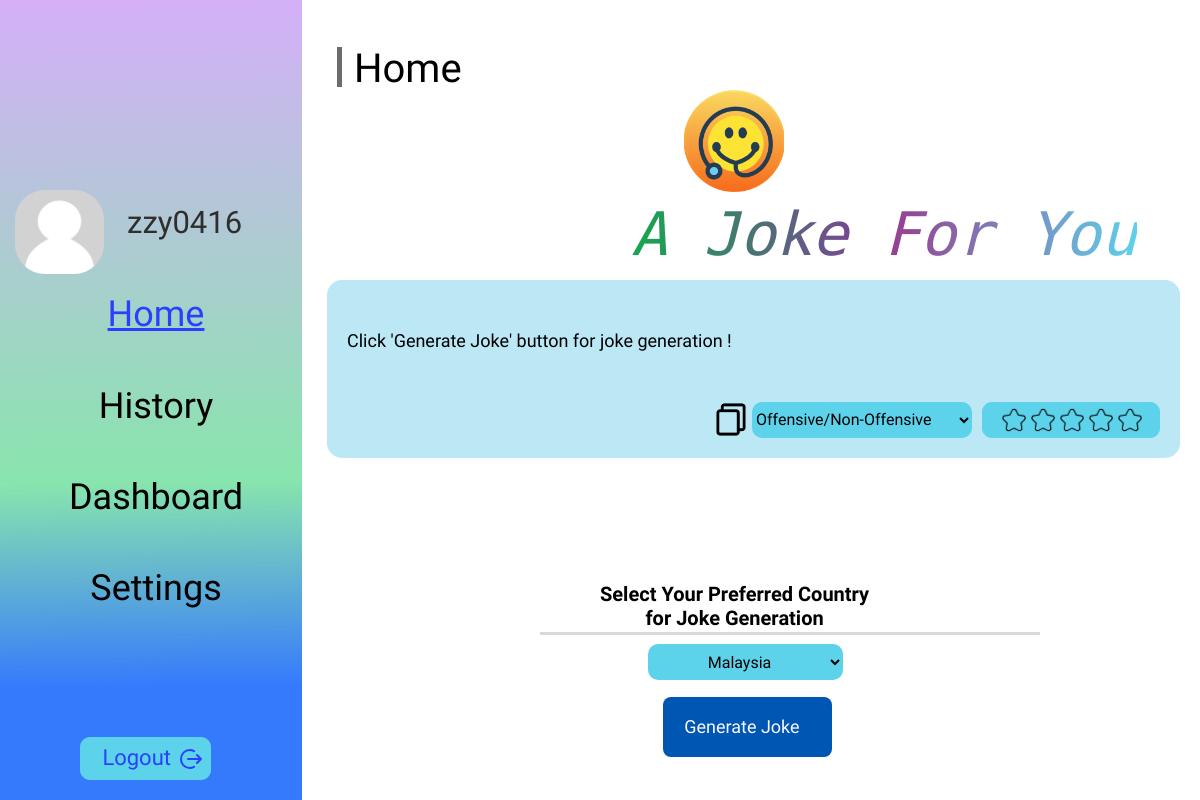
The app's page /home/ (signed in), older data.
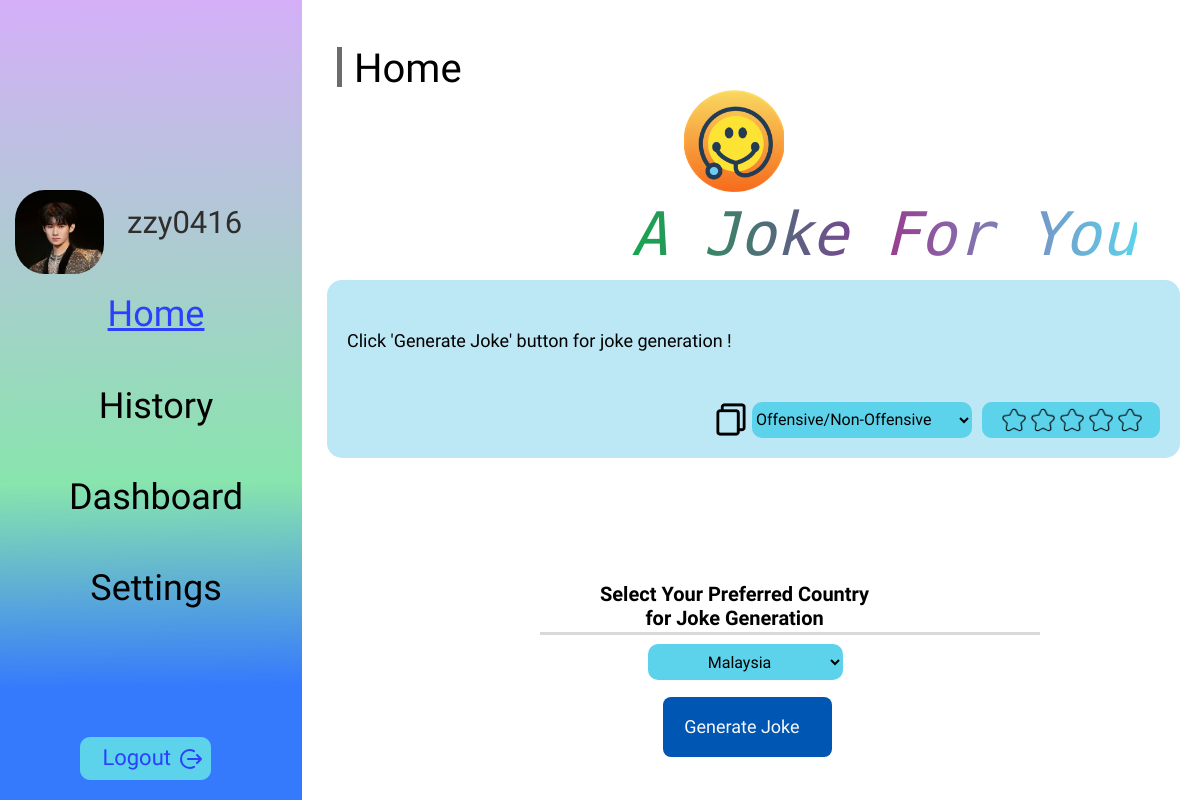
The same page, newer data.
### Users/models.py (models this page shows, shortened)
class User(models.Model):
    username = models.CharField(max_length=7, unique=True, null=False, blank=False)
    password = models.CharField(max_length=128, null=False, blank=False)
    country = models.CharField(max_length=20, choices=COUNTRY_CHOICES, null=False, blank=False)
    age = models.PositiveIntegerField()
    profile_image = models.ImageField(upload_to='images/', default='images/profilepic.jpg')
    is_admin = models.BooleanField(default=False)
    gender = models.CharField(max_length=1, choices=GENDER_CHOICES, null=False, blank=False)

### Users/views.py (the view)
# urls.py: path('home/', views.index, name='index'), #create history with restapi done
def index(request):
    user_id = request.session.get('user_id')
    if user_id:
        user = User.objects.get(id=user_id)
    else:
        user = None
    return render(request, 'home.html', {'user': user})

### Users/templates/home.html (shortened to what this page needs)
{% load static %}
<!DOCTYPE html>
<html lang="en">
<head>
    <link rel="stylesheet" href="https://unpkg.com/animate.css@4.1.1/animate.css" />
    <link rel="stylesheet" href="https://unpkg.com/@teleporthq/teleport-custom-scripts/dist/style.css" />
</head>
<body>
    {% if user %}
    <link rel="stylesheet" href="{% static 'css/style.css' %}">
    <div>
        <link href="{% static 'css/home-page.css' %}" rel="stylesheet" />
        <div class="home-page-container">
            <div class="home-page-home-page">
                <div class="home-page-rectangle2">
                    <div class="username-container">
                        <img src="{{ user.profile_image.url }}" alt="Ellipse88534" class="home-page-ellipse8" />
                        <span class="home-page-text02"><span>{{ user.username }}</span></span>
                    </div>
                    <span class="home-page-text04"> <span>Home</span></span>
                    <span class="home-page-text06">
                        <a href="{% url 'history' %}" class="home-page-link">History</a>
                    </span>
                    <span class="home-page-text06">
                        <a href="{% url 'dashboard' %}" class="home-page-link">Dashboard</a>
                    </span>
                    <span class="home-page-text08">
                        <a href="{% url 'usersettings' %}" class="home-page-link">Settings</a>
                    </span>
                    <div class="home-page-group13" onclick="showLogoutAlert()">
                        <img src="{% static 'asset/rectangle491125-hq87.svg' %}" alt="Rectangle491125"
                            class="home-page-rectangle49" />
                        <img src="{% static 'asset/logout041125-yt97.svg' %}" alt="logout041125"
                            class="home-page-logout04" />
                        <span class="home-page-text22">
                            <a href="{% url 'logout' %}" id="logout-link">Logout</a>
                        </span>
                    </div>
                </div>
                <img src="{% static 'asset/rectangle41122-y8l4-200w.png' %}" alt="Rectangle41122"
                    class="home-page-rectangle4" />
                <span class="home-page-text"><span>Home</span></span>
                <img src="{% static 'asset/image34435-e9f-200w.png' %}" alt="Rectangle41122"
                    class="logo" />
                <div class="animated_text">
                    <span class="home-page-text10">A Joke For You</span>
                </div>
                <div class="text-bubble-container">
                    <div class="home-page-text-container">
                        <span class="home-page-text14" id="joke-text">
                            <div id="result"> Click 'Generate Joke' button for joke generation ! </div>
                        </span>
                    </div>
                    <div class="bottom-right-container">
                        <button onclick="copyToClipboard()">
                            <img src="{% static 'asset/image101044-zua-200w.png' %}" alt="Copy icon"
                                class="home-page-image10" />
                        </button>
                        <div class="sign-up-page-input2">
                            <select id="offensive-status" name="offensive" required class="home-page-rectangle60">
                                <option value="" disabled selected>Offensive/Non-Offensive</option>
                            </select>
                        </div>
                        <div class="home-page-group14">
                            <div class="star-rating">
                                <img src="{% static 'asset/image41033-0dx-200h.png' %}" alt="Star" class="star"
                                    data-index="1" />
                                <img src="{% static 'asset/image41033-0dx-200h.png' %}" alt="Star" class="star"
                                    data-index="2" />
                                <img src="{% static 'asset/image41033-0dx-200h.png' %}" alt="Star" class="star"
                                    data-index="3" />
                                <img src="{% static 'asset/image41033-0dx-200h.png' %}" alt="Star" class="star"
                                    data-index="4" />
                                <img src="{% static 'asset/image41033-0dx-200h.png' %}" alt="Star" class="star"
                                    data-index="5" />
                            </div>
                        </div>
                    </div>
                </div>
                <div class="home-page-group1">
                    <button id="generate-joke-button" class="home-page-joke-button">
                        <div class="home-page-rectangle5"></div>
                        <span class="home-page-text24"><span>Generate Joke</span></span>
                    </button>
                </div>
                {% if user %}
                <div class="sign-up-page-input2">
                    <select id="country" name="country" required class="home-page-rectangle91">
                        <option value="1" {% if user.country == "MY" %}selected{% endif %}>Malaysia</option>
                    </select>
                    <div class="linedivider"></div>
                    <span class="home-page-text50"><span>Select Your Preferred Country<br /> for Joke
                            Generation</span></span>
                </div>
                {% endif %}
            </div>
        </div>
    </div>
    {% else %}
    <p>You are not logged in. <a href="{% url 'login' %}">Click here to login</a></p>
    {% endif %}
</body>
</html>

### Users/static/css/style.css (style rules this page uses)
:root { --dl-size-size-large: 144px; --dl-size-size-small: 48px; --dl-size-size-medium: 96px; --dl-size-size-xlarge: 192px; --dl-size-size-xsmall: 16px; --dl-space-space-unit: 16px; --dl-size-size-xxlarge: 288px; --dl-size-size-maxwidth: 1400px; --dl-color-theme-accent1: #FFFFFF; --dl-color-theme-accent2: #F5D1B0; --dl-radius-radius-round: 50%; --dl-color-theme-primary1: #BF4408; --dl-color-theme-primary2: #E65103; --dl-space-space-halfunit: 8px; --dl-space-space-sixunits: 96px; --dl-space-space-twounits: 32px; --dl-radius-radius-radius2: 2px; --dl-radius-radius-radius4: 4px; --dl-radius-radius-radius8: 8px; --dl-space-space-fiveunits: 80px; --dl-space-space-fourunits: 64px; --dl-color-theme-secondary1: #FFFFFF; --dl-color-theme-secondary2: #FBF1EB; --dl-space-space-threeunits: 48px; --dl-color-theme-neutral-dark: #191818; --dl-radius-radius-cardradius: 8px; --dl-color-theme-neutral-light: #FBFAF9; --dl-radius-radius-imageradius: 8px; --dl-radius-radius-inputradius: 24px; --dl-radius-radius-buttonradius: 24px; --dl-space-space-oneandhalfunits: 24px; }

### Users/templates/home.html (style rules this page uses)
html { line-height: 1.15; }
body { margin: 0; }
* { box-sizing: border-box; border-width: 0; border-style: solid; }
p, li, ul, pre, div, h1, h2, h3, h4, h5, h6, figure, blockquote, figcaption { margin: 0; padding: 0; }
button { background-color: transparent; }
button, input, optgroup, select, textarea { font-family: inherit; font-size: 100%; line-height: 1.15; margin: 0; }
button, select { text-transform: none; }
button, [type="button"], [type="reset"], [type="submit"] { -webkit-appearance: button; }
a { color: inherit; text-decoration: inherit; }
img { display: block; }
html { scroll-behavior: smooth }
html { font-family: Inter; font-size: 16px; }
body { font-weight: 400; font-style: normal; text-decoration: none; text-transform: none; letter-spacing: normal; line-height: 1.15; color: var(--dl-color-theme-neutral-dark); background-color: var(--dl-color-theme-neutral-light); fill: var(--dl-color-theme-neutral-dark); }

Row changes from the older to the newer data that the page shows:
changed User "zzy0416": profile_image: a different picture
